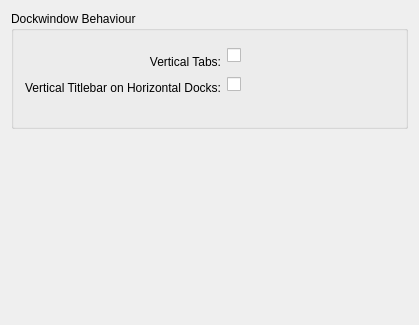
<ui version="4.0" >
 <class>UiConfig</class>
 <widget class="QWidget" name="UiConfig" >
  <property name="geometry" >
   <rect>
    <x>0</x>
    <y>0</y>
    <width>416</width>
    <height>325</height>
   </rect>
  </property>
  <property name="windowTitle" >
   <string>User Interface</string>
  </property>
  <layout class="QGridLayout" >
   <item row="0" column="0" >
    <widget class="QGroupBox" name="groupBox" >
     <property name="title" >
      <string>Dockwindow Behaviour</string>
     </property>
     <layout class="QGridLayout" >
      <item row="0" column="0" >
       <widget class="QLabel" name="label" >
        <property name="text" >
         <string>Vertical Tabs:</string>
        </property>
        <property name="alignment" >
         <set>Qt::AlignAbsolute|Qt::AlignBottom|Qt::AlignCenter|Qt::AlignHCenter|Qt::AlignHorizontal_Mask|Qt::AlignJustify|Qt::AlignLeading|Qt::AlignLeft|Qt::AlignRight|Qt::AlignTop|Qt::AlignTrailing|Qt::AlignVCenter|Qt::AlignVertical_Mask</set>
        </property>
        <property name="buddy" >
         <cstring>kcfg_VerticalTabs</cstring>
        </property>
       </widget>
      </item>
      <item row="0" column="1" colspan="2" >
       <layout class="QHBoxLayout" >
        <item>
         <widget class="QCheckBox" name="kcfg_VerticalTabs" >
          <property name="text" >
           <string/>
          </property>
         </widget>
        </item>
        <item>
         <spacer>
          <property name="orientation" >
           <enum>Qt::Horizontal</enum>
          </property>
          <property name="sizeHint" >
           <size>
            <width>121</width>
            <height>27</height>
           </size>
          </property>
         </spacer>
        </item>
       </layout>
      </item>
      <item row="1" column="0" >
       <widget class="QLabel" name="titlebarlabel" >
        <property name="text" >
         <string>Vertical Titlebar on
Horizontal Docks:</string>
        </property>
        <property name="alignment" >
         <set>Qt::AlignAbsolute|Qt::AlignBottom|Qt::AlignCenter|Qt::AlignHCenter|Qt::AlignHorizontal_Mask|Qt::AlignJustify|Qt::AlignLeading|Qt::AlignLeft|Qt::AlignRight|Qt::AlignTop|Qt::AlignTrailing|Qt::AlignVCenter|Qt::AlignVertical_Mask</set>
        </property>
       </widget>
      </item>
      <item row="1" column="1" colspan="2" >
       <layout class="QHBoxLayout" >
        <item>
         <widget class="QCheckBox" name="kcfg_VerticalTitleBar" >
          <property name="sizePolicy" >
           <sizepolicy vsizetype="Fixed" hsizetype="Minimum" >
            <horstretch>0</horstretch>
            <verstretch>0</verstretch>
           </sizepolicy>
          </property>
          <property name="text" >
           <string/>
          </property>
         </widget>
        </item>
        <item>
         <spacer>
          <property name="orientation" >
           <enum>Qt::Horizontal</enum>
          </property>
          <property name="sizeType" >
           <enum>QSizePolicy::Expanding</enum>
          </property>
          <property name="sizeHint" >
           <size>
            <width>40</width>
            <height>20</height>
           </size>
          </property>
         </spacer>
        </item>
       </layout>
      </item>
      <item row="2" column="0" >
       <spacer>
        <property name="orientation" >
         <enum>Qt::Horizontal</enum>
        </property>
        <property name="sizeHint" >
         <size>
          <width>131</width>
          <height>20</height>
         </size>
        </property>
       </spacer>
      </item>
      <item row="2" column="1" >
       <spacer>
        <property name="orientation" >
         <enum>Qt::Horizontal</enum>
        </property>
        <property name="sizeHint" >
         <size>
          <width>131</width>
          <height>20</height>
         </size>
        </property>
       </spacer>
      </item>
      <item row="2" column="2" >
       <spacer>
        <property name="orientation" >
         <enum>Qt::Horizontal</enum>
        </property>
        <property name="sizeHint" >
         <size>
          <width>131</width>
          <height>20</height>
         </size>
        </property>
       </spacer>
      </item>
     </layout>
    </widget>
   </item>
   <item row="1" column="0" >
    <spacer>
     <property name="orientation" >
      <enum>Qt::Vertical</enum>
     </property>
     <property name="sizeHint" >
      <size>
       <width>397</width>
       <height>31</height>
      </size>
     </property>
    </spacer>
   </item>
  </layout>
 </widget>
 <layoutdefault spacing="6" margin="11" />
 <pixmapfunction>qPixmapFromMimeSource</pixmapfunction>
 <resources/>
 <connections/>
</ui>
